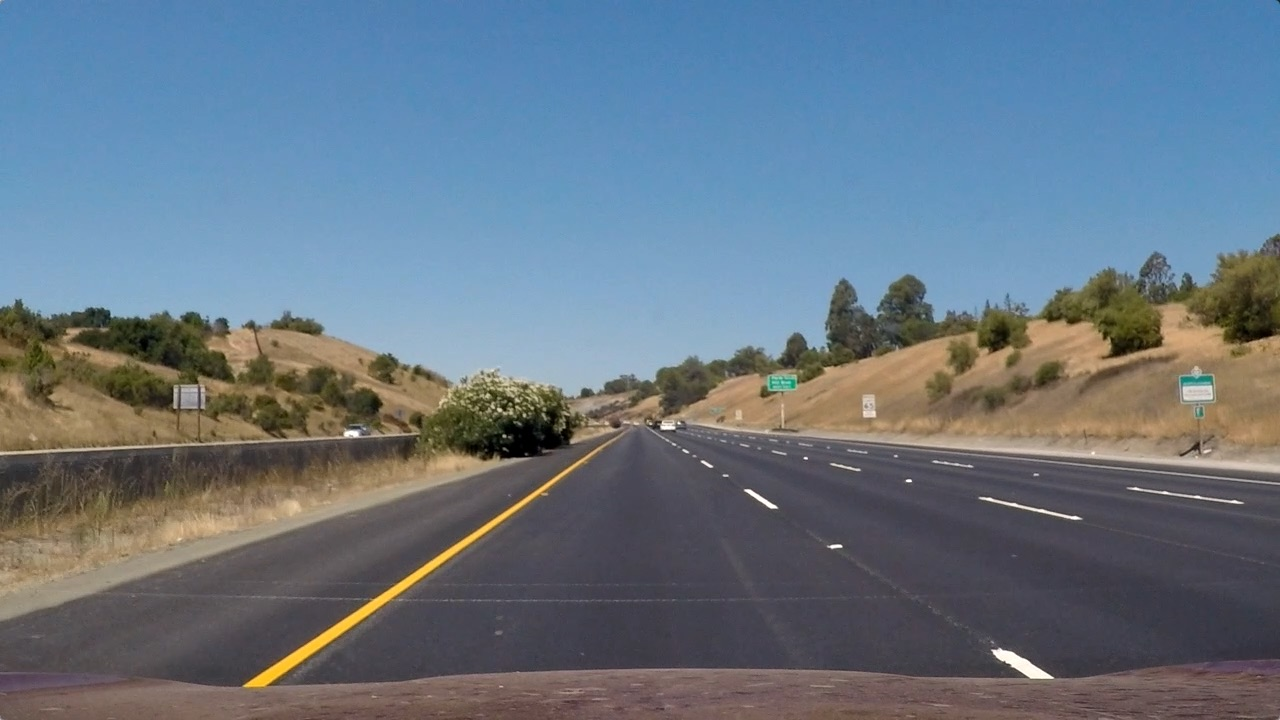
#> input picture test_images/straight_lines1.jpg, 1280 x 720 px, given in place of challenge_video.mp4, which was not available
$ python lane_line_detection.py   (older library calls are emulated)
#> lines starting #> are read from the running program, lines starting #| are printed output that depends on the picture; after the words box and inside, x2 and y2 are one past the last pixel; in counts of white or black regions, pixels touching at a corner belong together; pictures that were not available may be replaced by others from this repository, and a replacement may not be noted
# Advanced Lane Finding Project
# The goals / steps of this project are the following:

# 1 Compute the camera calibration matrix and distortion coefficients given a set of chessboard images. (see camera_calibration.py)
# 2 Apply a distortion correction to raw images.
# 3 Use color transforms, gradients, etc., to create a thresholded binary image.
# 4 Apply a perspective transform to rectify binary image ("birds-eye view").
# 5 Detect lane pixels and fit to find the lane boundary.
# 6 Determine the curvature of the lane and vehicle position with respect to center.
# 7 Warp the detected lane boundaries back onto the original image.
# 8 Output visual display of the lane boundaries and numerical estimation of lane curvature and vehicle position.


import numpy as np
import cv2
import matplotlib.pyplot as plt
import matplotlib.image as mpimg

# STEP 1 - camera matrix and distortion coefficient where computed in camera_calibration.py
# hard code the camera matrix and distortion coefficient that we computed in the first step
dist = np.matrix([-0.24688775,-0.02373133,-0.00109842,0.00035108,-0.00258571])
mtx = np.matrix([[1.15777930e+03,0.00000000e+00,6.67111054e+02],[0.00000000e+00,1.15282291e+03,3.86128937e+02],[0.00000000e+00,0.00000000e+00,1.00000000e+00]])

# constants
ym_per_p = 30/720 # meters per pixel in y dimension    # from example
xm_per_p = 3.7/700 # meters per pixel in x dimension   # from example

# perspective transform constants
img_size = (1280, 720)
offset_x = 300
offset_y = 0

# source and destination points (top left, top right, bottom right, bottom left) for warping street to birds view
src = np.float32([[600, 450], [690, 450], [1100, 680], [280, 680]])     # these are the coodinates of the street

dst = np.float32([[offset_x, offset_y], [img_size[0]-offset_x, offset_y], [img_size[0]-offset_x, img_size[1]-offset_y], [offset_x, img_size[1]-offset_y]])

# use cv2.getPerspectiveTransform() to get M and Minv, the transform matrix and inverse transform matrices to warp the street to birds view and back
M = cv2.getPerspectiveTransform(src, dst)
Minv = cv2.getPerspectiveTransform(dst,src)

# left and right masks used for obtaining binary images
left_mask = np.array([[500, 450], [100, 660], [0, 660], [0, 450]])
right_mask = np.array([[730, 450], [1080, 660], [1280, 660], [1280, 450]])
center_mask = np.array([[640, 475], [450, 660], [800, 660]])

# this function
def find_lane_pixels(binary_warped, plot_it=False):

    # Create an output image to draw on and visualize the result
    out_img = np.dstack((binary_warped, binary_warped, binary_warped))

    # Take a histogram of the bottom half of the image
    histogram = np.sum(binary_warped[binary_warped.shape[0]//2:,:], axis=0)

    # to visualize the histogram uncomment the next 2 lines
    # plt.plot(histogram)
    # plt.show()

    # Find the peak of the left and right halves of the histogram
    # These will be the starting point for the left and right lines
    midpoint = np.int(histogram.shape[0]//2)
    leftx_base = np.argmax(histogram[:midpoint])
    rightx_base = np.argmax(histogram[midpoint:]) + midpoint

    # HYPERPARAMETERS
    # Choose the number of sliding windows
    nwindows = 9
    # Set the width of the windows +/- margin
    margin = 100
    # Set minimum number of pixels found to recenter window
    minpix = 50

    # Set height of windows - based on nwindows above and image shape
    window_height = np.int(binary_warped.shape[0]//nwindows)
    # Identify the x and y positions of all nonzero pixels in the image; numpy.nonzero() returns a tuple of arrays, one for each dimension of arr, containing the indices of the non-zero elements in that dimension.
    nonzero = binary_warped.nonzero()
    #print(nonzero)

    nonzeroy = np.array(nonzero[0])
    nonzerox = np.array(nonzero[1])

    # Current positions to be updated later for each window in nwindows
    leftx_current = leftx_base
    rightx_current = rightx_base

    # Create empty lists to receive left and right lane pixel indices
    left_lane_inds = []
    right_lane_inds = []

    # Step through the windows one by one
    for window in range(nwindows):
        # Identify window boundaries in x and y (and right and left)
        win_y_low = binary_warped.shape[0] - (window+1)*window_height
        win_y_high = binary_warped.shape[0] - window*window_height
        win_xleft_low = leftx_current - margin
        win_xleft_high = leftx_current + margin
        win_xright_low = rightx_current - margin
        win_xright_high = rightx_current + margin

        # Draw the windows on the visualization image
        if plot_it:
            cv2.rectangle(out_img,(win_xleft_low,win_y_low),
            (win_xleft_high,win_y_high),(0,255,0), 2)
            cv2.rectangle(out_img,(win_xright_low,win_y_low),
            (win_xright_high,win_y_high),(0,255,0), 2)

        # Identify the nonzero pixels in x and y within the window
        good_left_inds = ((nonzeroy >= win_y_low) & (nonzeroy < win_y_high) &
        (nonzerox >= win_xleft_low) & (nonzerox < win_xleft_high)).nonzero()[0]
        good_right_inds = ((nonzeroy >= win_y_low) & (nonzeroy < win_y_high) &
        (nonzerox >= win_xright_low) &  (nonzerox < win_xright_high)).nonzero()[0]

        # Append these indices to the lists
        left_lane_inds.append(good_left_inds)
        right_lane_inds.append(good_right_inds)

        # If you found > minpix pixels, recenter next window on their mean position
        if len(good_left_inds) > minpix:
            leftx_current = np.int(np.mean(nonzerox[good_left_inds]))
        if len(good_right_inds) > minpix:
            rightx_current = np.int(np.mean(nonzerox[good_right_inds]))

    # Concatenate the arrays of indices
    try:
        left_lane_inds = np.concatenate(left_lane_inds)
        right_lane_inds = np.concatenate(right_lane_inds)
    except ValueError:
        # Avoids an error if the above is not implemented fully
        pass

    # Extract left and right line pixel positions
    leftx = nonzerox[left_lane_inds]
    lefty = nonzeroy[left_lane_inds]
    rightx = nonzerox[right_lane_inds]
    righty = nonzeroy[right_lane_inds]

    # leftx, lefty are the pixels part of a lane

    return leftx, lefty, rightx, righty, out_img


def fit_polynomial(binary_warped, plot_it=False):
    # Find our lane pixels first
    leftx, lefty, rightx, righty, out_img = find_lane_pixels(binary_warped, plot_it)

    # Fit a second order polynomial to each using `np.polyfit`
    left_fit = np.polyfit(lefty, leftx, 2)
    left_fit_m = np.polyfit(lefty*ym_per_p, leftx*xm_per_p, 2)   # for radius calculation
    right_fit = np.polyfit(righty, rightx, 2)
    right_fit_m = np.polyfit(righty*ym_per_p, rightx*xm_per_p, 2)  # for radius calculation

    if plot_it:
        # Generate x and y values for plotting
        ploty = np.linspace(0, binary_warped.shape[0]-1, binary_warped.shape[0] )
        try:
            left_fitx = left_fit[0]*ploty**2 + left_fit[1]*ploty + left_fit[2]
            right_fitx = right_fit[0]*ploty**2 + right_fit[1]*ploty + right_fit[2]
        except TypeError:
            # Avoids an error if `left` and `right_fit` are still none or incorrect
            print('The function failed to fit a line!')
            left_fitx = 1*ploty**2 + 1*ploty
            right_fitx = 1*ploty**2 + 1*ploty

        ## Visualization ##
        # Colors in the left and right lane regions
        out_img[lefty, leftx] = [255, 0, 0]
        out_img[righty, rightx] = [0, 0, 255]

        # Plots the left and right polynomials on the lane lines
        plt.plot(left_fitx, ploty, color='yellow')
        plt.plot(right_fitx, ploty, color='yellow')

        plt.imshow(out_img)
        plt.show()

    # STEP 6 Determine the curvature of the lane and vehicle position with respect to center
    # We'll choose the maximum y-value -1, corresponding to the bottom of the image, where we want radius of curvature
    y_eval = binary_warped.shape[0]-1
    left_curverad = ((1 + (2*left_fit_m[0]*y_eval*ym_per_p + left_fit_m[1])**2)**1.5) / np.absolute(2*left_fit_m[0])
    right_curverad = ((1 + (2*right_fit_m[0]*y_eval*ym_per_p + right_fit_m[1])**2)**1.5) / np.absolute(2*right_fit_m[0])

    # This function returns
    # left_fit - Polynomial coefficients of the left curve to draw the curve on the image
    # right_fit - Polynomial coefficients of the right curve to draw the curve on the image
    # left_curverad - the radious of the left curve
    # right_curverad - the radious of the right curve
    # left_fit_m- Polynomial coefficients of the left curve to calculate the offset of the car
    # right_fit_m- Polynomial coefficients of the right curve to calculate the offset of the car
    return left_fit, right_fit, left_curverad, right_curverad, left_fit_m, right_fit_m

# this function applies sobel and returns a binary imagae
def abs_sobel_thresh(img, orient='x', thresh_min=0, thresh_max=255):

    # Convert to HLS color space and separate the V channel
    hls = cv2.cvtColor(img, cv2.COLOR_RGB2HLS)
    l_channel = hls[:,:,1]

    # Sobel x
    sobelx = cv2.Sobel(l_channel, cv2.CV_64F, 1, 0) # Take the derivative in x
    abs_sobelx = np.absolute(sobelx) # Absolute x derivative to accentuate lines away from horizontal
    scaled_sobel = np.uint8(255*abs_sobelx/np.max(abs_sobelx))

    # Threshold x gradient
    sxbinary = np.zeros_like(scaled_sobel)
    sxbinary[(scaled_sobel >= thresh_min) & (scaled_sobel <= thresh_max)] = 1

    # Return the result
    return sxbinary

# this function applies color treshholding and returns a binary imagae
def color_treshholding(img, min_l_channel=225, min_b_channel=155):

    l_channel = cv2.cvtColor(img, cv2.COLOR_BGR2LUV)[:,:,0]
    b_channel = cv2.cvtColor(img, cv2.COLOR_BGR2LAB)[:,:,2]

    # create a binary image
    s_binary = np.zeros(img.shape[:2], dtype=np.uint8)
    s_binary[((min_l_channel <= l_channel) | (min_b_channel <= b_channel))] = 1
    #cv2.imwrite('output_images/s_binary.jpg', s_binary*255)
    #cv2.imshow('Frame', s_binary*255)

    # Return the result
    return s_binary


# this function turns an undistorted image into a warped binary
def get_warped_binary(img):

    # apply sobel
    sxbinary = abs_sobel_thresh(img, 0, 100)

    # color thresholding
    s_binary = color_treshholding(img, 220, 160)

    # Combine the two binary thresholds
    combined_binary = np.zeros_like(sxbinary)
    combined_binary[(s_binary == 1) | (sxbinary == 1)] = 1

    # apply masks
    cv2.fillPoly(combined_binary, np.int_([left_mask]), 0)
    cv2.fillPoly(combined_binary, np.int_([right_mask]), 0)
    cv2.fillPoly(combined_binary, np.int_([center_mask]), 0)

    # get the top-down perspective of the binary image
    img_size = combined_binary.shape[1::-1]
    #print(img_size)

    # STEP 4 - Apply a perspective transform to rectify binary image ("birds-eye view")
    binary_warped = cv2.warpPerspective(combined_binary, M, img_size, flags=cv2.INTER_LINEAR)

    return binary_warped

# Get the offset of the vehicle from the center of the lane
def get_offcenter(img, left_fit_m, right_fit_m):
    rows, cols = img.shape[:2]
    y0 = rows-1

    left = np.polyval(left_fit_m, y0*ym_per_p)
    right = np.polyval(right_fit_m, y0*ym_per_p)
    center = cols / 2 * xm_per_p
    return center - (left + right)/2


# custom pipeline to detect öane lines
def pipeline(originalFrame):

    # STEP 2 - first distort the image
    undistortedFrame = cv2.undistort(originalFrame, mtx, dist, None, mtx)

    # STEP 3 - Use color transforms, gradients, etc., to create a thresholded binary image
    # then generate the warped binary - these are the road lanes only from birds view
    binary_warped = get_warped_binary(undistortedFrame)

    # to show uncomment
    #cv2.imshow('result', binary_warped*255)

    # STEP 5 - Detect lane pixels and fit to find the lane boundary
    left_fit_p, right_fit_p, left_curverad, right_curverad, left_fit_m, right_fit_m = fit_polynomial(binary_warped)

    # Create an image to draw the lines on
    rows, cols = binary_warped.shape[:2]
    warp_zero = np.zeros(undistortedFrame.shape[:2], dtype=np.uint8)
    lane_image = np.dstack((warp_zero, warp_zero, warp_zero))

    # generate the plot points
    plot_y = np.linspace(0, rows-1, rows) # return evenly spaced numbers over a specified interval.
    left_fit_x = np.polyval(left_fit_p, plot_y)  # calculate the points for the left lane
    right_fit_x = np.polyval(right_fit_p, plot_y) # calculate the points for the right lane

    # Put left and right points together
    leftPoints2Lists = np.vstack([left_fit_x, plot_y])
    rigthPoints2Lists = np.vstack([right_fit_x, plot_y])

    # make array with [x,y],[x,y],...
    leftPoints = np.transpose(leftPoints2Lists)
    rightPoints = np.flipud(np.transpose(rigthPoints2Lists))

    # lets put the points in yet another array
    leftPointsArray = np.array([leftPoints])
    rightPointsArray = np.array([rightPoints])

    # stack arrays in sequence horizontally (column wise).
    polygon_pts = np.hstack((leftPointsArray, rightPointsArray))

    # draw the polygon/lane onto the warped blank image
    cv2.fillPoly(lane_image, np.int_([polygon_pts]), (0,240, 0))

    # if you want to view the polygon/lane uncomment this
    #cv2.imshow('lane_image', lane_image)
    #cv2.imwrite('output_images/lane_image_with_lane.jpg', lane_image)

    # STEP 7 warp back on image
    # Warp the blank back to original image space using inverse perspective matrix (Minv)
    lane_image_warped = cv2.warpPerspective(lane_image, Minv, undistortedFrame.shape[1::-1])   # was img before

    # STEP 8 Output visual display of the lane boundaries and numerical estimation of lane curvature and vehicle position.
    # Combine the result with the original image
    result = cv2.addWeighted(undistortedFrame, 1, lane_image_warped, 0.25, 0)

    # put text on the image
    offcenter = get_offcenter(result, left_fit_m, right_fit_m)

    font = cv2.FONT_HERSHEY_SIMPLEX
    cv2.putText(result, 'Radius of curvature: {0:>10.3f} m'.format(left_curverad), (20,60), font, 1.5, (255, 255, 255), 2, cv2.LINE_AA)
    cv2.putText(result, 'Distance from lane center: {0:>10.3f} m'.format(offcenter), (20,130), font, 1.5, (255, 255, 255), 2, cv2.LINE_AA)

    return result


# comment this code if you want to visualize the mask ###################################### (End of STEP 3)
'''
originalFrame = cv2.imread("test_images/straight_lines1.jpg")

# apply masks
cv2.fillPoly(originalFrame, np.int_([left_mask]), 0)
cv2.fillPoly(originalFrame, np.int_([right_mask]), 0)
cv2.fillPoly(originalFrame, np.int_([center_mask]), 0)

cv2.imshow('result', originalFrame)
cv2.waitKey(5000)
quit()
'''
######################################

# Create a VideoCapture object and read from input file
# If the input is the camera, pass 0 instead of the video file name
cap = cv2.VideoCapture('challenge_video.mp4')
#cap = cv2.VideoCapture('project_video.mp4')


# Check if camera opened successfully
if (cap.isOpened()== False):
    print("Error opening video stream or file")

# create video output
#fourcc = cv2.VideoWriter_fourcc(*'MP4V')
#out = cv2.VideoWriter('output_images/final.mp4', fourcc, 15, (1280, 720))

# Read until video is completed
while(cap.isOpened()):
    # Capture frame-by-frame
    ret, frame = cap.read()
#> frame is the input picture: shape (720, 1280, 3); mean B, G, R 131.2, 117.7, 103.2
    if ret == True:

        result = pipeline(frame)
#> in get_warped_binary, `sxbinary = abs_sobel_thresh(img, 0, 100)`:
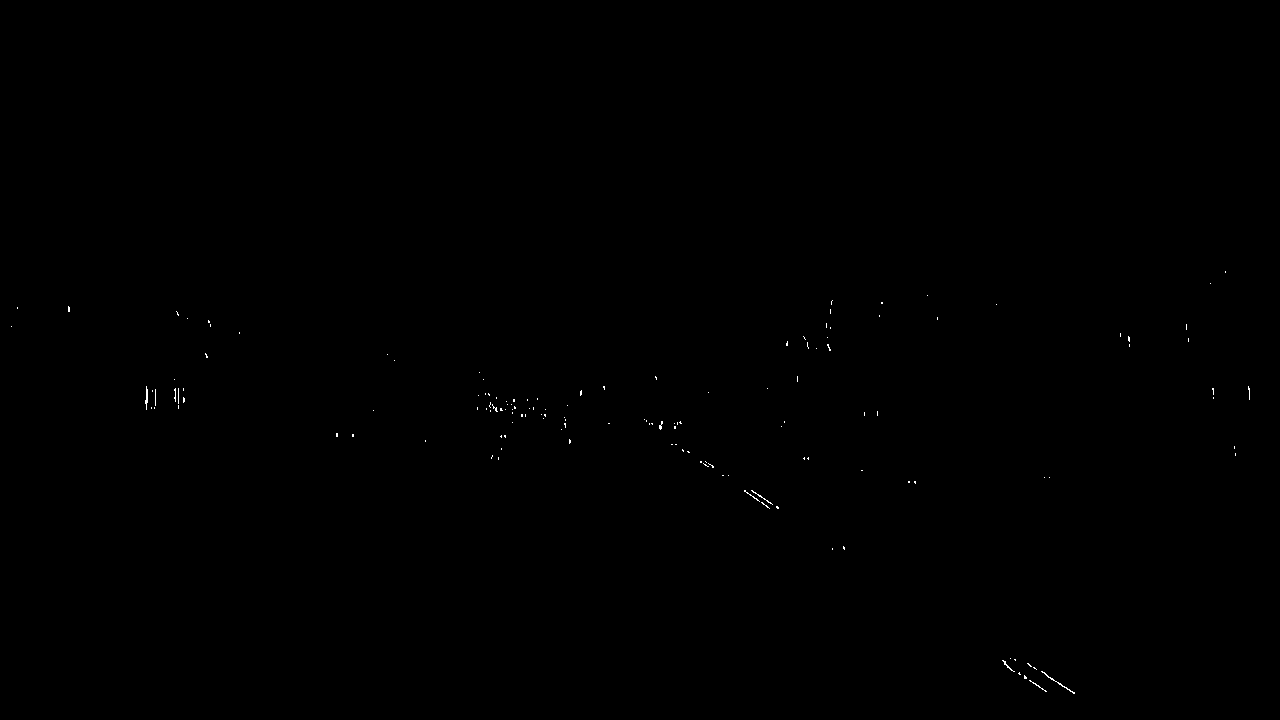
#> sxbinary: shape (720, 1280); values 0 (black) and 1 (white), 0.09% white in thin lines or dots, all inside (x1, y1, x2, y2) = (11, 271, 1250, 694)
#> in color_treshholding, `l_channel = cv2.cvtColor(img, cv2.COLOR_BGR2LUV)[:,:,0]`:
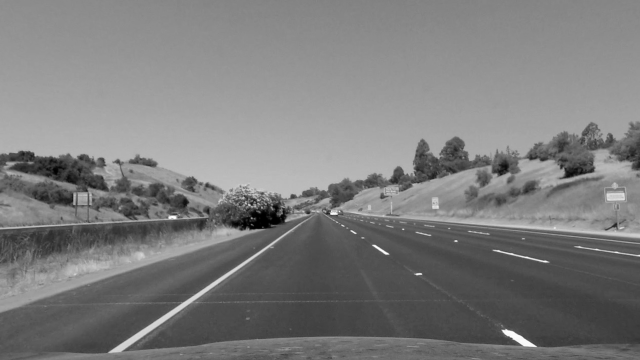
#> l_channel: shape (720, 1280) (shown at 1/2 size); min 0, max 254, mean 124.3
#> in color_treshholding, `b_channel = cv2.cvtColor(img, cv2.COLOR_BGR2LAB)[:,:,2]`:
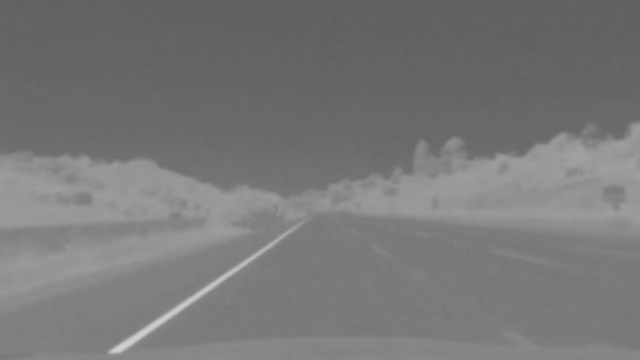
#> b_channel: shape (720, 1280) (shown at 1/2 size); min 95, max 209, mean 119.8
#> in pipeline, `binary_warped = get_warped_binary(undistortedFrame)`:
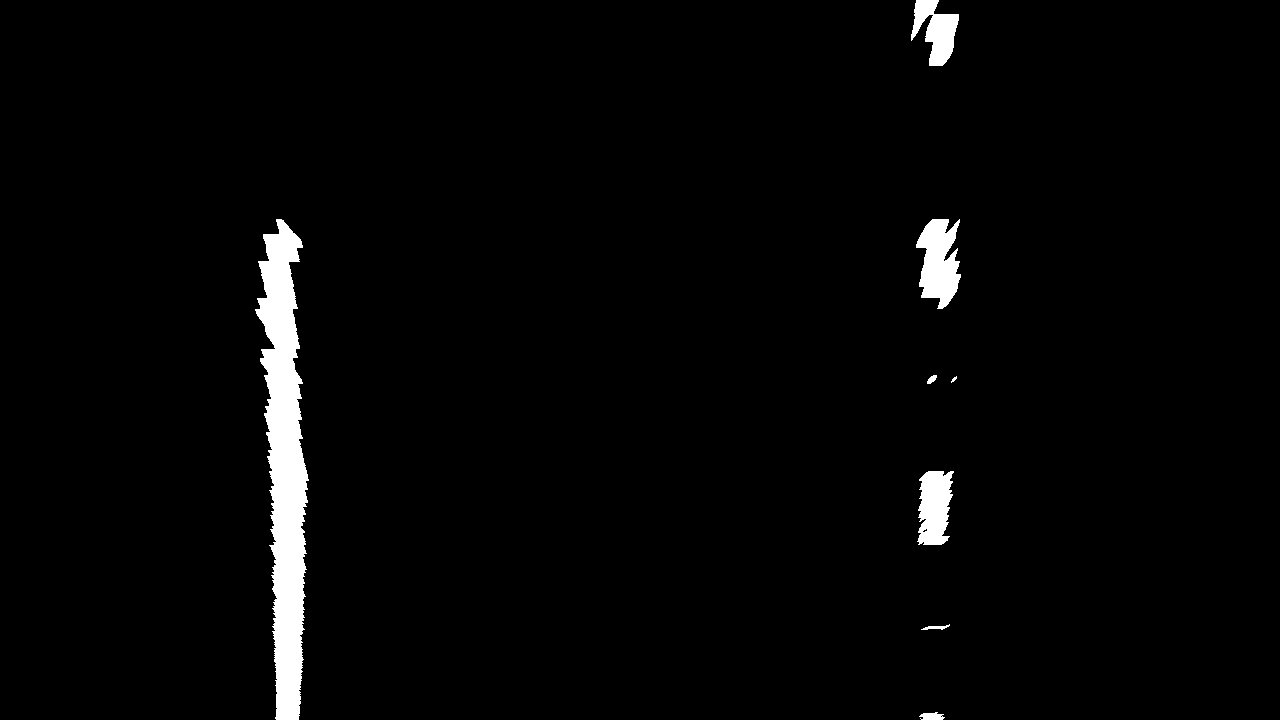
#> binary_warped: shape (720, 1280); values 0 (black) and 1 (white), 2.4% white; 8 white regions (1 under 20 px), largest, box (x1, y1, x2, y2) and area: (255, 219, 309, 720) 15320, (916, 219, 961, 309) 2697, (917, 471, 954, 545) 2081
#> (the rest of the program and of its run is left out)
